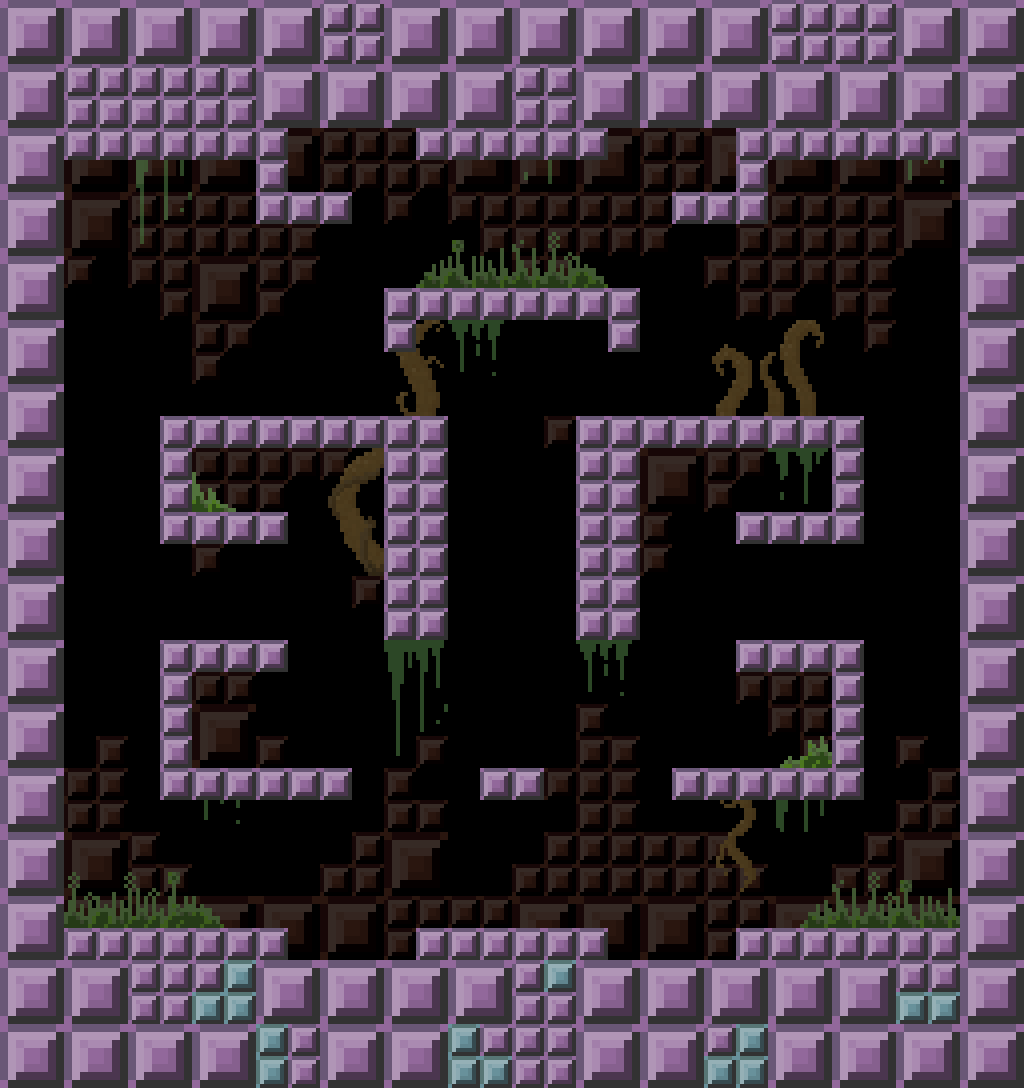

A 2D game scene composited from a Tiled map and its tileset images. What follows is a short description and the map's XML, with each tile layer's data collapsed to a summary:
An orthogonal 16x17 tile map with 64x64 px tiles, 3 tile layers (background, detail, Blocks), 2 tilesets and 41 objects (19x Solid, 12x Platform, 4x Teleport, 3x whirlybob, 3x clocksy).

<map version="1.0" tiledversion="1.0.2" orientation="orthogonal" renderorder="left-down" width="16" height="17" tilewidth="64" tileheight="64" nextobjectid="88">
 <properties>
  <property name="colour_quad" type="int" value="3" />
  <property name="round_time" type="float" value="36" />
 </properties>
 <tileset firstgid="1" name="large" tilewidth="64" tileheight="64" tilecount="112" columns="14">
  <image source="../images/block.png" width="896" height="512" />
 </tileset>
 <tileset firstgid="113" name="block_background" tilewidth="64" tileheight="64" tilecount="42" columns="6">
  <image source="../images/block_background.png" width="384" height="448" />
 </tileset>
 <layer name="background" width="16" height="17">
  <data>[272 cells, 150 non-empty, 13 distinct tile ids]</data>
 </layer>
 <layer name="detail" width="16" height="17">
  <data>[272 cells, 39 non-empty, 26 distinct tile ids]</data>
 </layer>
 <layer name="Blocks" width="16" height="17">
  <data>[272 cells, 108 non-empty, 15 distinct tile ids]</data>
 </layer>
 <objectgroup color="#005500" name="geometry" visible="0">
  <object id="4" type="Solid" x="64" y="0" width="224" height="160" />
  <object id="7" type="Solid" x="64" y="928" width="224" height="128" />
  <object id="8" type="Solid" x="960" y="128" width="64" height="832" />
  <object id="9" type="Solid" x="0" y="128" width="64" height="832" />
  <object id="42" type="Solid" x="416" y="0" width="192" height="160" />
  <object id="43" type="Solid" x="736" y="0" width="224" height="160" />
  <object id="49" type="Solid" x="416" y="928" width="192" height="128" />
  <object id="50" type="Solid" x="736" y="928" width="224" height="128" />
  <object id="63" type="Solid" x="576" y="416" width="64" height="224" />
  <object id="62" type="Solid" x="384" y="416" width="64" height="224" />
  <object id="69" type="Solid" x="832" y="640" width="32" height="160" />
  <object id="70" type="Solid" x="160" y="640" width="32" height="160" />
  <object id="60" type="Solid" x="832" y="416" width="32" height="128" />
  <object id="61" type="Solid" x="160" y="416" width="32" height="128" />
  <object id="83" type="Solid" x="288" y="0" width="128" height="16" />
  <object id="84" type="Solid" x="608" y="0" width="128" height="16" />
  <object id="85" type="Solid" x="80" y="1056" width="864" height="32" />
  <object id="67" type="Platform" x="480" y="768" width="64" height="32" />
  <object id="66" type="Platform" x="192" y="768" width="160" height="32" />
  <object id="65" type="Platform" x="192" y="640" width="96" height="32" />
  <object id="53" type="Platform" x="288" y="192" width="56" height="32" />
  <object id="74" type="Teleport" x="608" y="1024" width="128" height="32" />
  <object id="68" type="Platform" x="672" y="768" width="160" height="32" />
  <object id="57" type="Platform" x="640" y="416" width="192" height="32" />
  <object id="72" type="Teleport" x="608" y="16" width="128" height="16" />
  <object id="64" type="Platform" x="736" y="640" width="96" height="32" />
  <object id="73" type="Teleport" x="288" y="1024" width="128" height="32" />
  <object id="71" type="Teleport" x="288" y="16" width="128" height="16" />
  <object id="58" type="Platform" x="192" y="512" width="96" height="32" />
  <object id="55" type="Platform" x="384" y="288" width="256" height="32" />
  <object id="56" type="Platform" x="192" y="416" width="192" height="32" />
  <object id="59" type="Platform" x="736" y="512" width="96" height="32" />
  <object id="54" type="Platform" x="681" y="192" width="55" height="32" />
  <object id="86" type="Solid" x="256" y="160" width="16" height="64" />
  <object id="87" type="Solid" x="752" y="160" width="16" height="64" />
 </objectgroup>
 <objectgroup name="Spawn">
  <object id="75" name="whirlybob" x="496" y="368" width="16" height="16" />
  <object id="76" name="whirlybob" x="112" y="192" width="16" height="16" />
  <object id="77" name="whirlybob" x="832" y="192" width="16" height="16" />
  <object id="78" name="clocksy" x="496" y="864" width="16" height="16" />
  <object id="81" name="clocksy" x="240" y="704" width="16" height="16" />
  <object id="82" name="clocksy" x="720" y="704" width="16" height="16" />
 </objectgroup>
</map>
